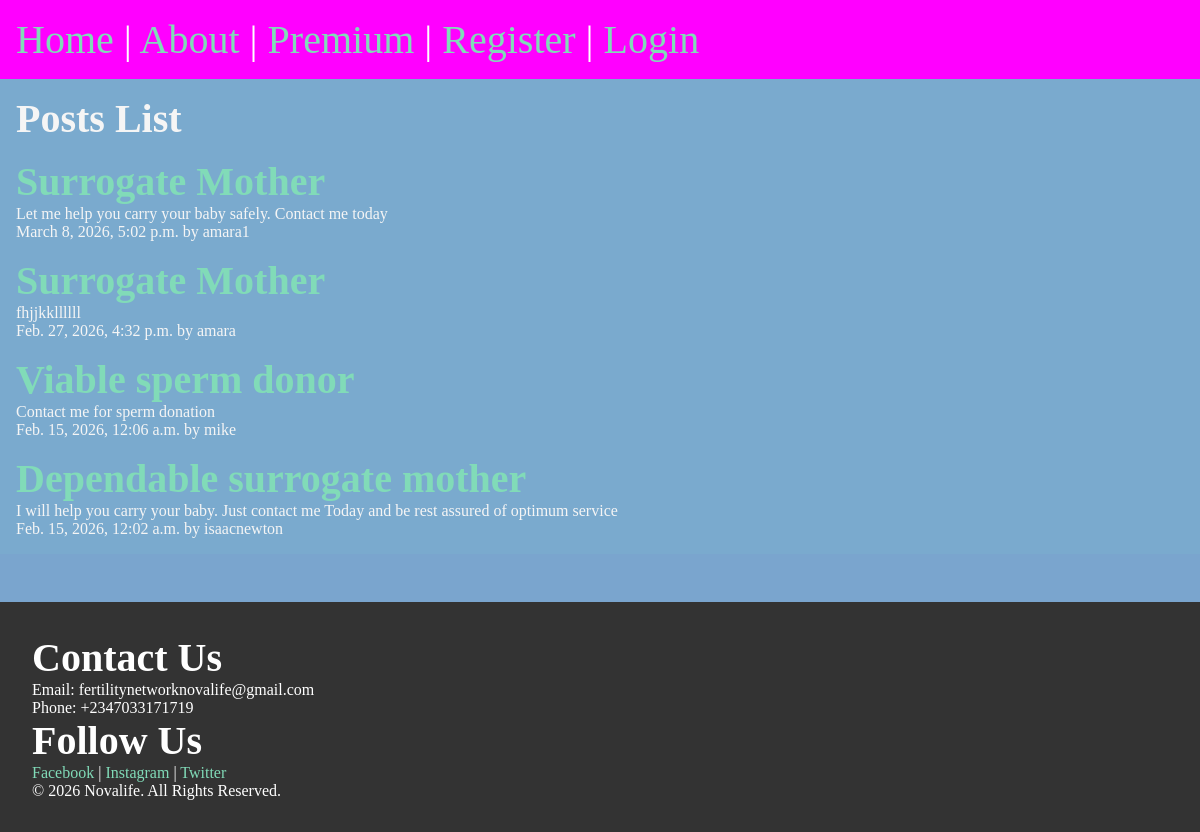
/posts/, run on the app's committed database.
### posts/models.py (models this page shows, shortened)
class Post(models.Model):
    title=models.CharField(max_length=75)
    body=models.TextField()
    email=models.EmailField(max_length=254,unique=True,blank=True,null=True)
    phone_number = PhoneNumberField(region="US", blank=True)
    slug=models.SlugField()
    date =models.DateTimeField(auto_now_add=True)
    banner =models.ImageField(default='fallback.jpg',blank=True)
    author =models.ForeignKey(User,on_delete=models.CASCADE,default=None)

### posts/views.py (the view)
# urls.py: path('',views.posts_list,name = "list"),
def posts_list(request):
    posts  =Post.objects.all().order_by('-date')
    return render(request,'posts/posts_list.html',{'posts':posts})

### posts/templates/posts/posts_list.html (shortened to what this page needs)
  {% extends "layout.html" %}
 {%block content %}
 <section>
    <h1>Posts List</h1>
     {% for post in posts %}
    <article class="post">
    <h2>
      <a href="{% url 'posts:page' slug=post.slug %}">
      {{post.title}}
      </a>
    </h2>
   <p> {{post.body}}</p>
    <p>{{post.date}} by {{post.author}}</p>
    </article>
  {% endfor %}
 </section>
  {% endblock %}

### templates/layout.html (shortened to what this page needs)
<!DOCTYPE html>
{% load static %}
<html lang="en">
<head>
    <link rel="stylesheet" href="{% static 'css/style.css' %}">
</head>
<body>
    <nav>
        <a href="/">
            <span role="img" aria-label="Home" title="Home">Home</span>
        </a> |
        <a href="/about">
            <span role="img" aria-label="About" title="About">About</span>
        </a> |
        <a href="{% url 'posts:list' %}">
            <span role="img" aria-label="Posts" title="Posts">Premium</span>
        </a> |
        {% if user.is_authenticated %}
            <a href="{% url 'posts:new-post' %}">
                <span role="img" aria-label="New Post" title="New Post">New Post</span>
            </a> |
            <a href="{% url 'posts:contact' %}">
            <span role="img" aria-label="Contact Us" title="Contact Us">Contact Us</span>
        </a> |
            <form class="logout" action="{% url 'users:logout' %}" method="post">
                {% csrf_token %}
                <button class="logout-button" aria-label="User Logout" title="User Logout">Logout</button>
            </form>
        {% else %}
            <a href="{% url 'users:register' %}">
                <span role="img" aria-label="User Registration" title="User Registration">Register</span>
            </a> |
            <a href="{% url 'users:login' %}">
                <span role="img" aria-label="User Login" title="User Login">Login</span>
            </a>
        {% endif %}
    </nav>
    <main>
        {% block content %}
        {% endblock %}
    </main>
    <footer class="site-footer">
        <div class="container">
            <div class="footer-section">
                <h2>Contact Us</h2>
                <p>Email: fertilitynetworknovalife@gmail.com</p>
                <p>Phone: +2347033171719</p>
            </div>
            <div class="footer-section">
                <h2>Follow Us</h2>
                <p>
                    <a href="#">Facebook</a> |
                    <a href="#">Instagram</a> |
                    <a href="#">Twitter</a>
                </p>
            </div>
            <div class="footer-section">
                <p>© {% now "Y" %} Novalife. All Rights Reserved.</p>
            </div>
        </div>
    </footer>
</body>
</html>

### static/css/style.css (style rules this page uses)
* { margin: 0; padding: 0; box-sizing: border-box; }
body { min-height: 100vh; background-color:#7aa5ce; color: whitesmoke; font-size: 3rem; }
nav { padding: 1rem; background-color: #ff00ff; color: white; font-size: 2.5rem; }
main { padding: 1rem; background-color:#7AAACE; }
section { display: flex; flex-flow: column; gap: 1rem; background-color:#7AAACE; }
h1, h2 { font-size: 2.5rem; }
p { font-size: 1rem; }
a { text-decoration: none; color: #81dbb8; }
.container { width: 100%; margin-left: auto; margin-right: auto; }
.site-footer { margin-top: 3rem; padding: 2rem; background-color: #333; color: white; font-size: 1rem; }

### data on the page
Post: title "Surrogate Mother", body "Let me help you carry your baby safely. Contact me today", date "March 8, 2026, 5:02 p.m.", author "amara1"
Post: title "Surrogate Mother", body "fhjjkkllllll", date "Feb. 27, 2026, 4:32 p.m.", author "amara"
Post: title "Viable sperm donor", body "Contact me for sperm donation", date "Feb. 15, 2026, 12:06 a.m.", author "mike"
Post: title "Dependable surrogate mother", body "I will help you carry your baby. Just contact me Today and be rest assured of optimum service", date "Feb. 15, 2026, 12:02 a.m.", author "isaacnewton"
